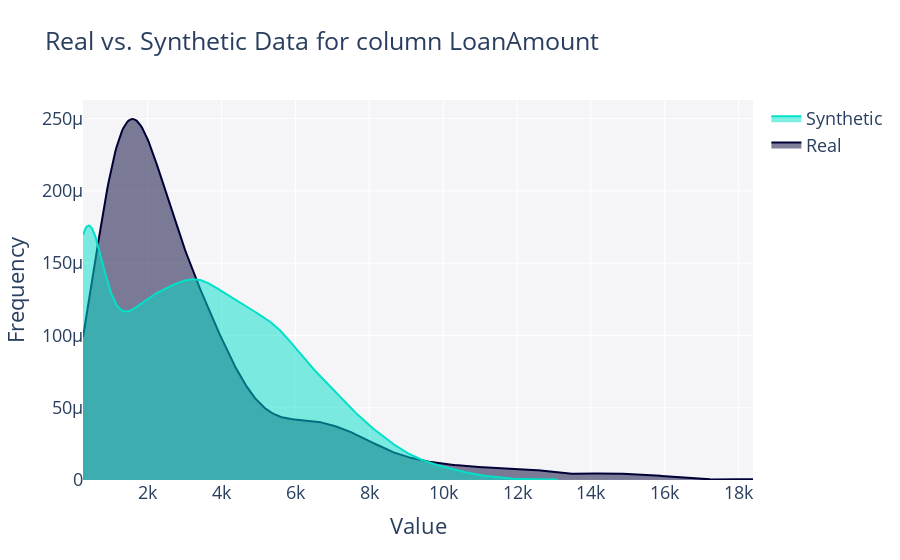

Notebook code for this chart:
### Code cell
fig = get_column_plot(
    real_data=real_data,
    synthetic_data=synthetic_data,
    column_name='LoanAmount',
    metadata=metadata
)

fig.show()

### Figure 1 — Plotly figure (JSON) as saved in the notebook; plotly's stock layout.template omitted (floating-point values rounded to 4 significant figures; data arrays with more than 128 entries replaced by an {"elided": "..."} marker saying what was removed)
{"data": [{"fill": "tozeroy", "hovertemplate": "<b>Real</b><br>Value: %{x}<br>Frequency: %{y}<extra></extra>", "legendgroup": "Real", "marker": {"color": "#000036"}, "mode": "lines", "name": "Real", "showlegend": true, "type": "scatter", "x": {"elided": "500 float values"}, "xaxis": "x", "y": {"elided": "500 float values"}, "yaxis": "y"}, {"fill": "tozeroy", "hovertemplate": "<b>Synthetic</b><br>Value: %{x}<br>Frequency: %{y}<extra></extra>", "legendgroup": "Synthetic", "marker": {"color": "#01E0C9"}, "mode": "lines", "name": "Synthetic", "showlegend": true, "type": "scatter", "x": {"elided": "500 float values"}, "xaxis": "x", "y": {"elided": "500 float values"}, "yaxis": "y"}], "layout": {"barmode": "overlay", "font": {"size": 18}, "hovermode": "closest", "legend": {"traceorder": "reversed"}, "plot_bgcolor": "#F5F5F8", "title": {"text": "Real vs. Synthetic Data for column LoanAmount"}, "xaxis": {"anchor": "y2", "domain": [0, 1], "title": {"text": "Value"}, "zeroline": false}, "yaxis": {"anchor": "free", "domain": [0, 1], "position": 0, "title": {"text": "Frequency"}}}}
